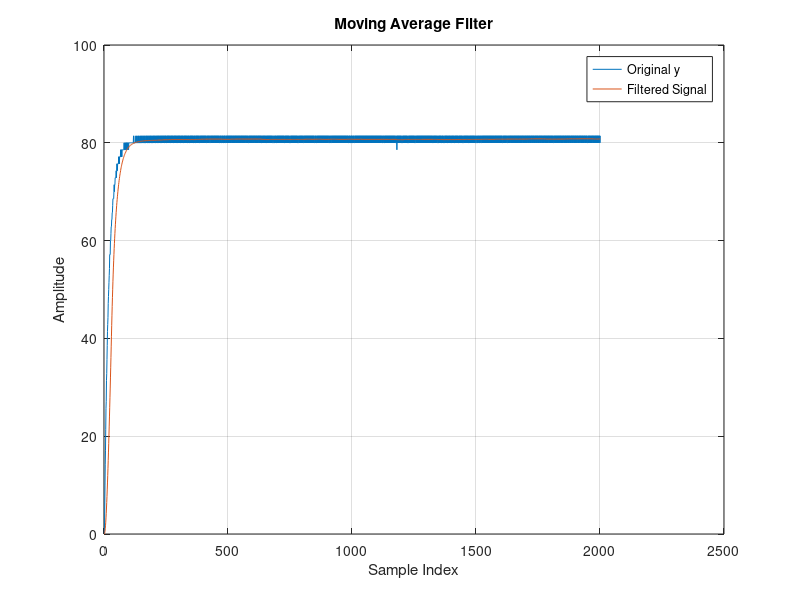

Here is the MATLAB script that generated this plot: (Note: this script raises an error after producing the figure.)
clear all
close all
clc

%% Definition of sampling time and input/output signal retrieved from the motor
Ts = 0.005;
y = load('motor_data/y_motore.mat').y;
t = load('motor_data/t_motore.mat').t;
u(1) = 12;

%% Filter signal 
% With 10 seconds, and Ts = 0.005 we have 2000 samples, so 29 windowSize
% means is equal to 1.5% TODO RISCRIVERE
windowSize = 29
b=(1/windowSize)*ones(1,windowSize)
a = 1
y_filtered = filter(b,a,y)


% Plot the results for visualization
figure;
plot(y);
hold on;
plot(y_filtered);
legend('Original y', 'Filtered Signal');
xlabel('Sample Index');
ylabel('Amplitude');
title('Moving Average Filter');
grid on;

%% Areas approach to obtain the motor model

n = size(y_filtered)
S1 = 0
y_overline = y_filtered(length(y_filtered))
%for i = 1:n-1
%    S1 = S1 +(y_overline-y_filtered(i))*(t(i+1)-t(i));% definizione di integrale, f * \delta T, che suppongo essere sufficientemente piccolo
%end 
% Instead of computing the area through the for loop above, it is used a
% more precise function provided by MATLAB: trapz, that calculate the area
% using the trapezoid method
Q = trapz(t(1:length(t)),y_filtered(1:length(y_filtered)))
ext_area = y_overline*t(round(length(t)))-Q
S1 = ext_area/y_overline
mu = y_overline / u(1)

f=find(t<S1) % In this way it is found the index of t such that t is equal 
% to T+tau
S2 = trapz(t(1:length(f)),y_filtered(1:length(f))) % it is computed the area
% as suggested by the areas approach, until T+tau
T = S2*exp(1)/y_overline % it is calculated T from the formula (1):
%(1) S2 = y_overline*T/e 
tau = S1-T % tau is calculated from the formula (2):
%(2) S1 = y_overline(T+tau) 
% note that, in this case, the variable S1 is already divided by y_overline
s=tf('s')
G = mu/(1+s*T)*exp(-tau*s)
% This is the tf function representing the motor model, with the delay
% introducted by the approximation of the model
G_senza_pade = mu/(1+s*T)
% This is the same tf, without the delay

%% From Volt-Speed tf to Volt-Position (rad) state space
G_senza_delay = G_senza_pade/s/9.5493; % since that the previously tf was mapping the
% u representing the voltage, to the y representing the speed in rpm, it is
% divided by s to map the same u to the y representing the position, and
% it is divided by the constant 9.5493 for represent the position in rad
num = [0 0 6.732];
den = [1.152 9.549 0];
[A,B,C,D] = tf2ss(num,den); 
% Here it is calculated the state space from the tf, without the delay

%% Adding the delay and using padè approximation in state space
sys_with_delay = ss(A,B,C,D,'InputDelay',tau) % it is added the delay calculated before
% in the state space model
sys_pade = pade(sys_with_delay,1,Inf,Inf) % using the padè function provided by
% MATLAB to get a better approximation of the state space matrices. It is
% equivalent to what it was seen in the course, but in this way the
% matrices are instantly computed.
A = sys_pade.A
B = sys_pade.B
C = sys_pade.C
D = sys_pade.D
